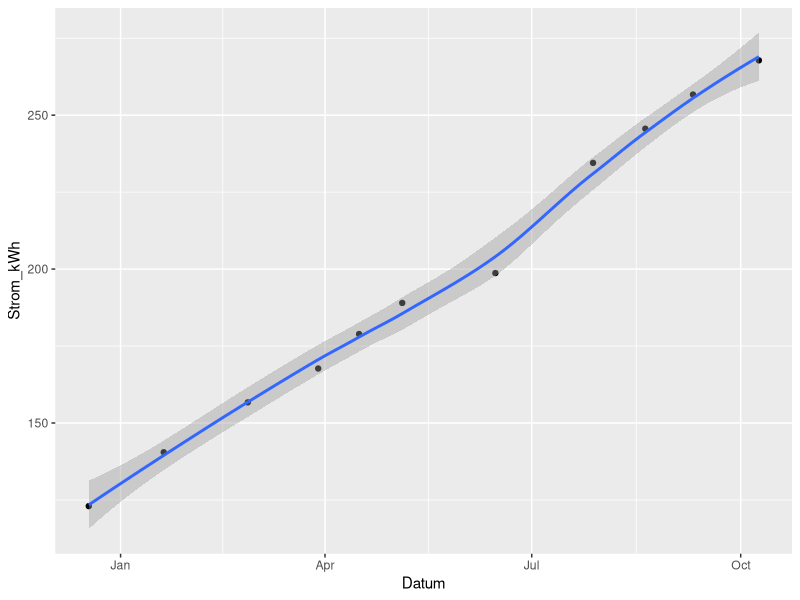

Here is the R script that generated this plot:
### Ziel: Ein R-Script bauen, das mit dem aktuellen Datum und dem Zählerstand
# aufgerufen werden kann, beide Datenpunkte einer Tabelle hinzufügt
# und in ein Diagramm den Stromverbrauch gegen die Zeit aufträgt.

# lese Datensatz ein
# install.packages("readr")
library(readr)
Verbrauch <- read_csv(file = "Strom.csv")
# visualisiere Zählerstand (siehe auch Help > Cheatsheets)
# install.packages("ggplot2")
library(ggplot2)
ggplot(data = Verbrauch, mapping = aes(x = Datum, y = Strom_kWh)) +
  geom_point() +
  stat_smooth()

# füge weiteren Zählerstand zur Tabelle hinzu
# install.packages("tibble")

# speichere aktualisierte Tabelle als Datei


### weiteres Ziel: Aus dem bisher erfassten Verbrauch den Abschlag hochrechnen
# und visualisieren.

# definiere Variablen (im Vertragssinne eher "Konstanten")

# breche Verbrauch auf Tage herunter & rechne auf Monat hoch
# 1. aus den Datumsangaben ein Intervall
# 2. Stromverbrauch zwischen zwei Zählerständen
# 3. Stromverbrauch pro Tag
# 4. realistischer Abschlag aus Grundpreis, kWh/Tag * 30 * Preis/kWh

# install.packages("dplyr")



# visualisiere Hochrechnung


  # hochgerechnet auf Monat

  # hochgerechnet auf Jahr

  # tatsächlich

  # aufhübschen (zusätzlich zu linetype & color oben)

### Eigene Weiterarbeit hieran:
# 1. einen echten Zählerstand in Strom.csv eintragen (Datumsformat: "YYYY-MM-DD")
# 2. Beispieldaten löschen & Strom.csv speichern
#
# Dann: .RProj-Datei regelmäßig öffnen, neuen Zählerstand in add_row(...) eintragen,
# und Script mittels "Source with Echo"-Button ausführen. Das jeweils aktuelle
# Diagramm sollte im "Plots"-Tab erscheinen.
#
# Weiterentwicklungsideen für dieses Script:
# https://github.com/katrinleinweber/Halbwegs-Smart-MeteR/issues
#
# Weitere R-Lern-Resourcen
# - http://exercism.io/languages/r/
# - https://swcarpentry.github.io/r-novice-gapminder/
